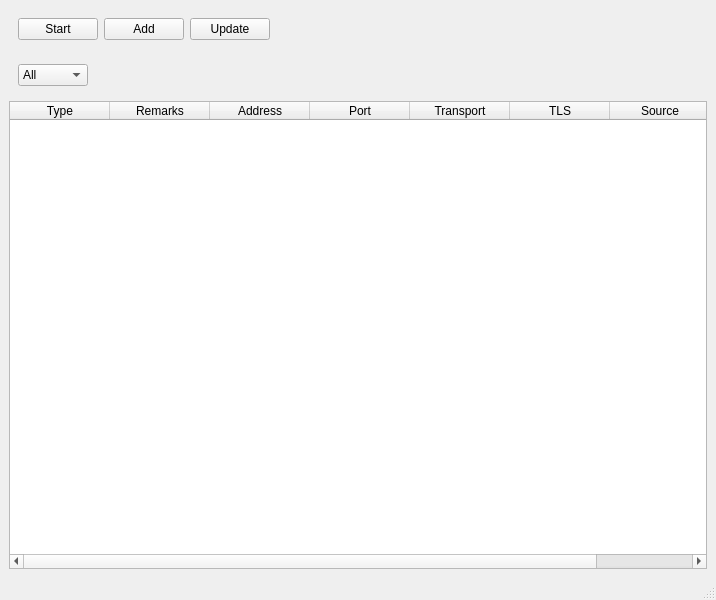
<?xml version="1.0" encoding="UTF-8"?>
<ui version="4.0">
 <class>MainWindow</class>
 <widget class="QMainWindow" name="MainWindow">
  <property name="geometry">
   <rect>
    <x>0</x>
    <y>0</y>
    <width>716</width>
    <height>600</height>
   </rect>
  </property>
  <property name="minimumSize">
   <size>
    <width>716</width>
    <height>0</height>
   </size>
  </property>
  <property name="maximumSize">
   <size>
    <width>716</width>
    <height>600</height>
   </size>
  </property>
  <property name="windowTitle">
   <string>MainWindow</string>
  </property>
  <widget class="QWidget" name="centralwidget">
   <layout class="QVBoxLayout" name="verticalLayout">
    <item>
     <widget class="QWidget" name="widget" native="true">
      <property name="styleSheet">
       <string notr="true"/>
      </property>
      <layout class="QHBoxLayout" name="horizontalLayout">
       <item>
        <widget class="QPushButton" name="btnStart">
         <property name="styleSheet">
          <string notr="true"/>
         </property>
         <property name="text">
          <string>Start</string>
         </property>
        </widget>
       </item>
       <item>
        <widget class="QPushButton" name="btnAddSubscription">
         <property name="styleSheet">
          <string notr="true"/>
         </property>
         <property name="text">
          <string>Add</string>
         </property>
        </widget>
       </item>
       <item>
        <widget class="QPushButton" name="btnUpdateSubscriptions">
         <property name="styleSheet">
          <string notr="true"/>
         </property>
         <property name="text">
          <string>Update</string>
         </property>
        </widget>
       </item>
       <item>
        <spacer name="horizontalSpacer">
         <property name="orientation">
          <enum>Qt::Horizontal</enum>
         </property>
         <property name="sizeHint" stdset="0">
          <size>
           <width>40</width>
           <height>20</height>
          </size>
         </property>
        </spacer>
       </item>
      </layout>
     </widget>
    </item>
    <item>
     <widget class="QWidget" name="widget_2" native="true">
      <layout class="QHBoxLayout" name="horizontalLayout_2">
       <item>
        <widget class="QComboBox" name="cbSubscriptionType">
         <property name="styleSheet">
          <string notr="true"/>
         </property>
         <item>
          <property name="text">
           <string>All</string>
          </property>
         </item>
         <item>
          <property name="text">
           <string>Groups</string>
          </property>
         </item>
         <item>
          <property name="text">
           <string>Manual</string>
          </property>
         </item>
        </widget>
       </item>
       <item>
        <spacer name="horizontalSpacer_2">
         <property name="orientation">
          <enum>Qt::Horizontal</enum>
         </property>
         <property name="sizeHint" stdset="0">
          <size>
           <width>40</width>
           <height>20</height>
          </size>
         </property>
        </spacer>
       </item>
      </layout>
     </widget>
    </item>
    <item>
     <widget class="QTableWidget" name="tableSubs">
      <property name="minimumSize">
       <size>
        <width>0</width>
        <height>0</height>
       </size>
      </property>
      <property name="autoFillBackground">
       <bool>false</bool>
      </property>
      <column>
       <property name="text">
        <string>Type</string>
       </property>
      </column>
      <column>
       <property name="text">
        <string>Remarks</string>
       </property>
      </column>
      <column>
       <property name="text">
        <string>Address</string>
       </property>
      </column>
      <column>
       <property name="text">
        <string>Port</string>
       </property>
      </column>
      <column>
       <property name="text">
        <string>Transport</string>
       </property>
      </column>
      <column>
       <property name="text">
        <string>TLS</string>
       </property>
      </column>
      <column>
       <property name="text">
        <string>Source</string>
       </property>
      </column>
     </widget>
    </item>
   </layout>
  </widget>
  <widget class="QStatusBar" name="statusbar"/>
 </widget>
 <resources/>
 <connections/>
</ui>
